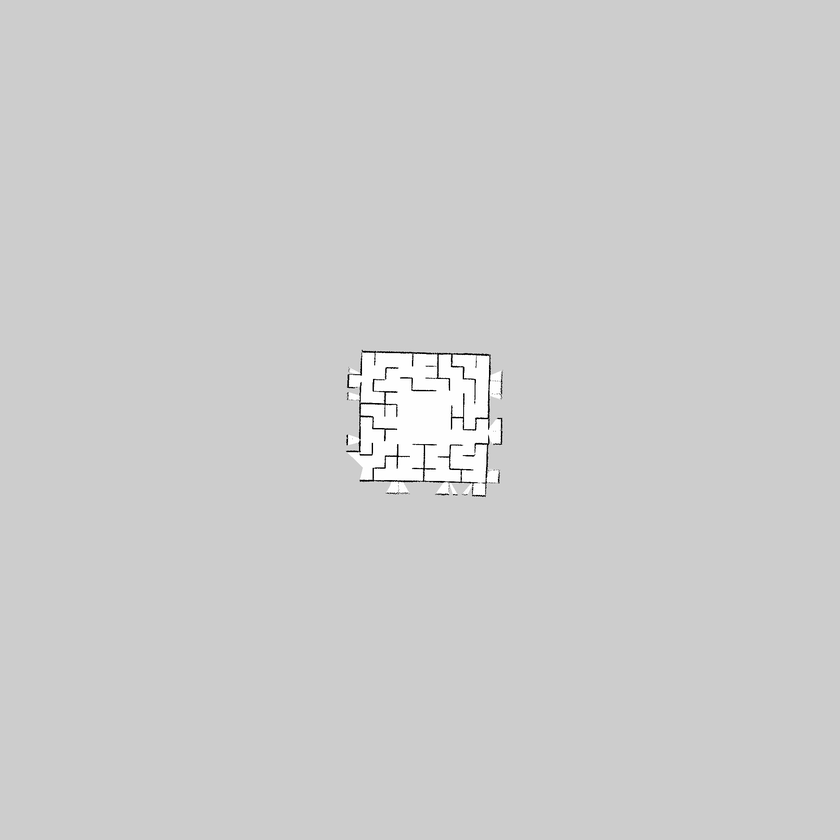
#> input picture catkin_ws/src/fira_maze/maps/part_1_complete__map.pgm, 840 x 840 px, shrunk from 1984 x 1984 before the run, found by its file name
$ jupyter execute 'Edge Infill Exploration.ipynb'   (shell and % lines are left out)
#> lines starting #> are read from the running program, lines starting #| are printed output that depends on the picture; after the words box and inside, x2 and y2 are one past the last pixel; in counts of white or black regions, pixels touching at a corner belong together
[cell 1]
import numpy as np
import cv2

# Will use matplotlib instead of cv2 to show the image
from matplotlib import pyplot as plt

[cell 2]
# Load an color image in grayscale
img = cv2.imread('/home/nathaniel/ROS-Maze-Bot/catkin_ws/src/fira_maze/maps/part_1_complete__map.pgm',-1)
#> img is the input picture: shape (840, 840); min 0, max 255, mean 205.6

# show image
canny = cv2.Canny(img, 100,100)
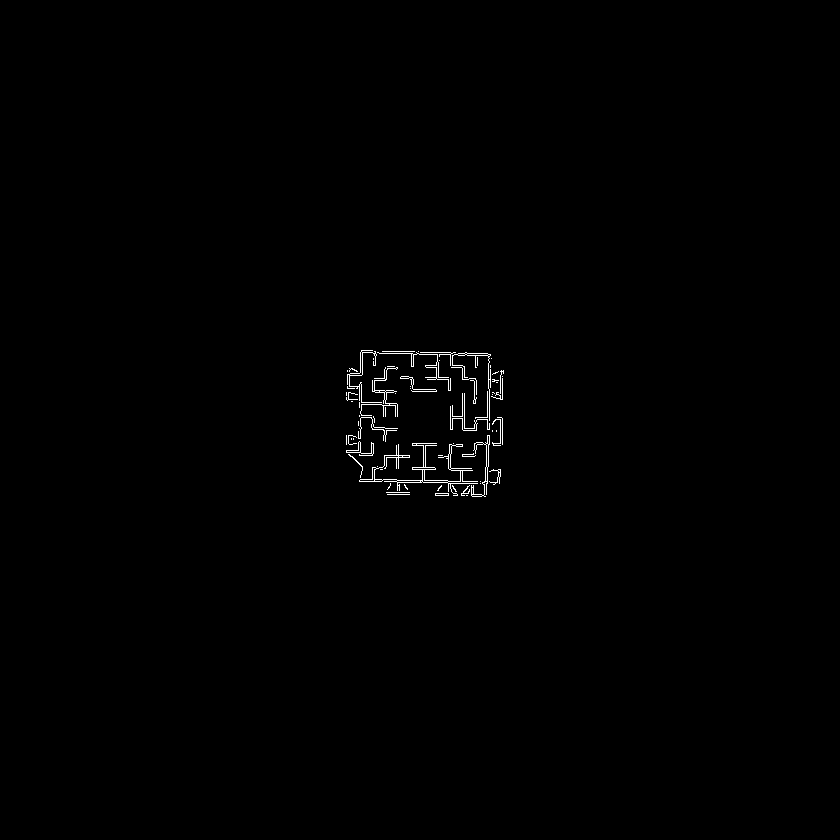
#> canny: shape (840, 840); 0.45% white in thin lines or dots, all inside (x1, y1, x2, y2) = (346, 350, 504, 497)
contours, _ = cv2.findContours(canny, 2,2)
#> contours = 109 contours, 85 with area under 20; largest, box (x1, y1, x2, y2) and area: (359, 443, 478, 496) 358, (471, 435, 490, 497) 162, (347, 350, 382, 403) 82, (422, 469, 449, 483) 72, (452, 352, 491, 421) 70
length = len(contours)
#> length = 109
for i in range(len(contours)):
    cv2.drawContours(img, contours, i, (0,255,0), 2, cv2.LINE_8)
#> this loop made 109 passes
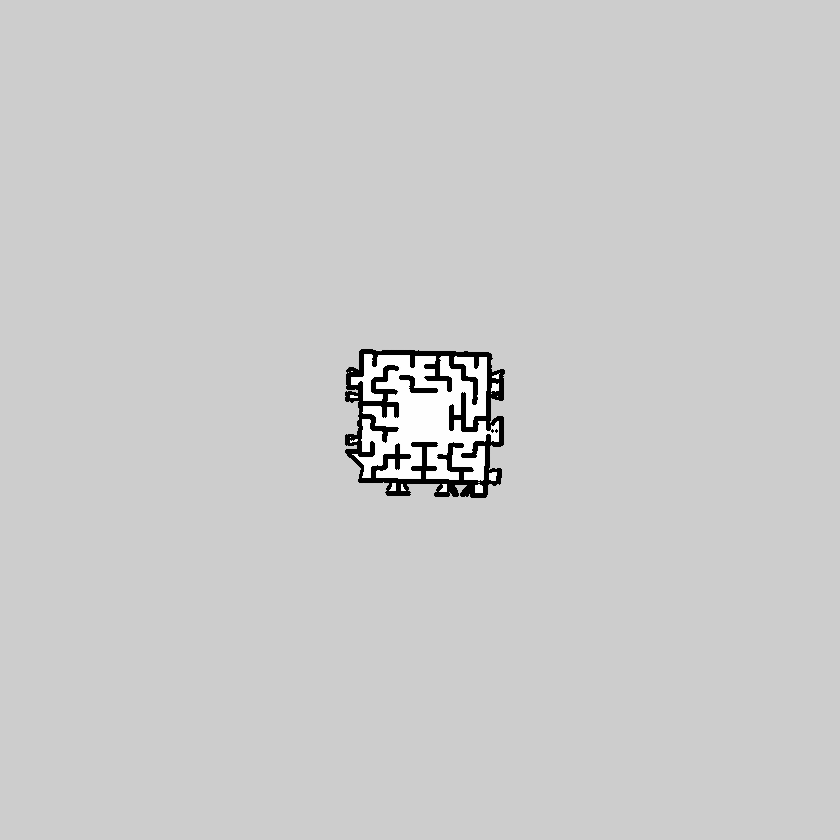
#> img: shape (840, 840); 1.14% of pixels changed, all inside (x1, y1, x2, y2) = (345, 349, 505, 498)
plt.figure(figsize = (80,80))
plt.imshow(img)

$ run again, with catkin_ws/src/fira_maze/maps/part_2_map.pgm copied over catkin_ws/src/fira_maze/maps/part_1_complete__map.pgm
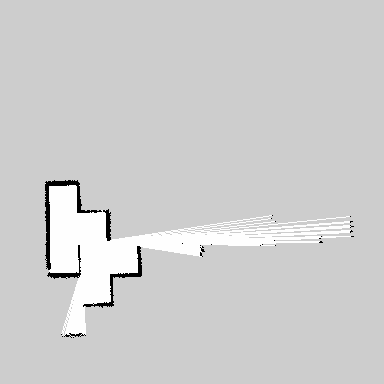
#> input picture catkin_ws/src/fira_maze/maps/part_2_map.pgm, 384 x 384 px, found by its file name
#> img is the input picture: shape (384, 384); min 0, max 254, mean 206.4
#> `canny = cv2.Canny(img, 100,100)`:
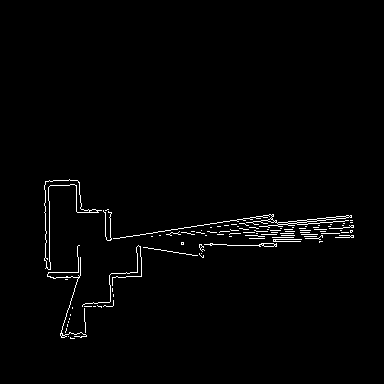
#> canny: shape (384, 384); 1.5% white in thin lines or dots, all inside (x1, y1, x2, y2) = (44, 179, 354, 339)
#> contours = 118 contours, 107 with area under 20; largest, box (x1, y1, x2, y2) and area: (44, 179, 102, 270) 629, (44, 179, 90, 270) 603, (113, 214, 352, 239) 168, (204, 243, 277, 247) 46, (263, 243, 275, 247) 31
#> length = 118
#> the loop `for i in range(len(contours)):` made 118 passes
#> after the loop `for i in range(len(contours)):`:
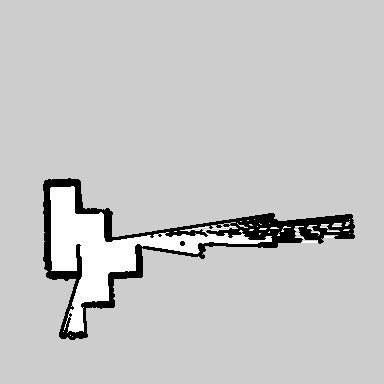
#> img: shape (384, 384); 3.62% of pixels changed, all inside (x1, y1, x2, y2) = (43, 178, 355, 340)
